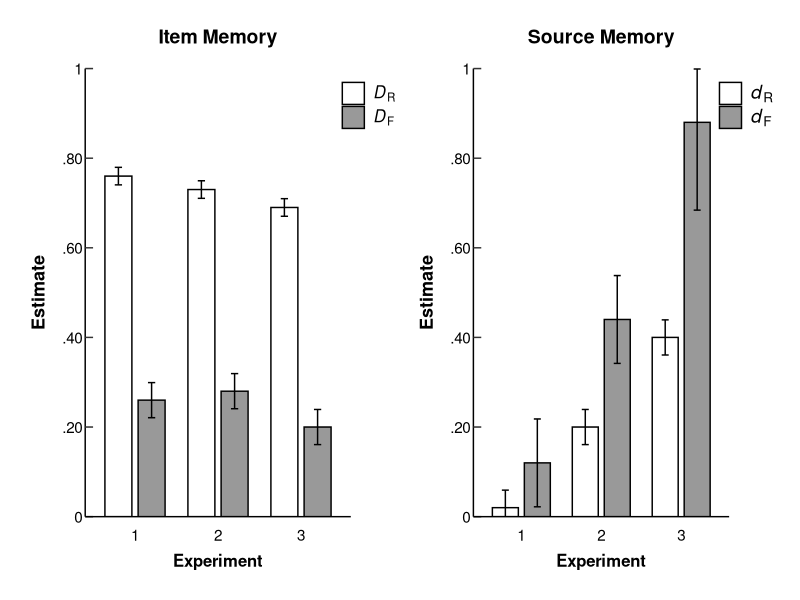
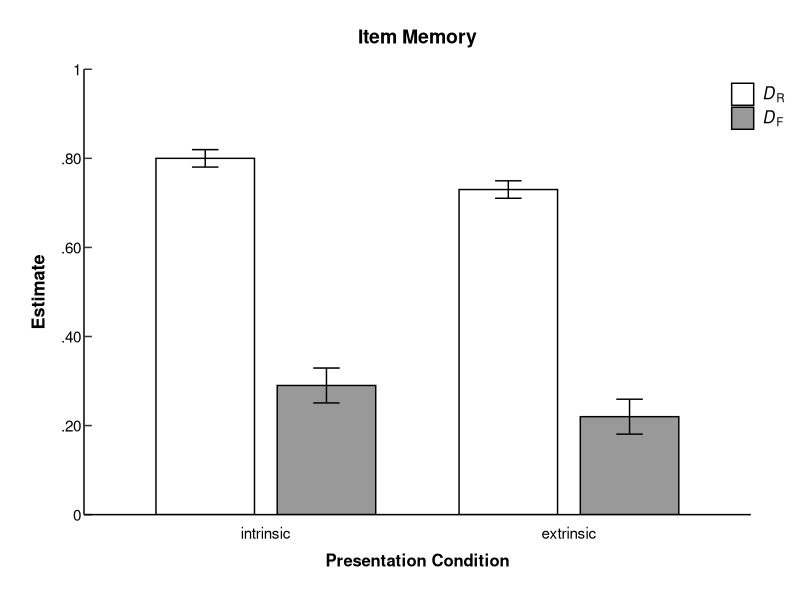

The R script that drew these images, in order:
###
###
###
###       Better Source Memory for Recognized To-Be-Forgotten Items than for
###       Recognized To-Be-Remembered Items
###
###       Visualisation of Parameter Estimates
###
###       written by Vincent Ott
###       
###       a tutorial that was very helpful can be found here:
###       https://www.youtube.com/watch?v=AmeVAVxvSqg
###



### Libraries --------------------------------------------------------------------

library(tidyverse)
library(ggplot2)
library(ggpubr)


### Item memory parameters -------------------------------------------------------

# Estimates, SEs, and CIs are from the multiTree analyses

df_item <- data.frame(
  
  Experiment = c(1, 1, 2, 2, 3, 3),
  Parameter = c("DR", "DF", "DR", "DF", "DR", "DF"),
  
  #             DR   DF
  Estimate = c(.76, .26,  # E1
               .73, .28,  # E2
               .69, .20   # E3
              ),
  
  
  #       DR   DF
  SE = c(.01, .02,  # E1
         .01, .02,  # E2
         .01, .02   # E3
        )

)

df_item <- df_item %>% mutate(
  CI_lower = Estimate - SE * 1.96,
  CI_upper = Estimate + SE * 1.96,
  )

# Reorder factors
df_item$Experiment <- factor(df_item$Experiment, levels = c(1, 2, 3))
df_item$Parameter <- factor(df_item$Parameter, levels = c("DR", "DF"))



### Source memory parameters -----------------------------------------------------

# Estimates, SEs, and CIs are from the multiTree analyses

df_source <- data.frame(
  
  Experiment = c(1, 1, 2, 2, 3, 3),
  Parameter = c("dR", "dF", "dR", "dF", "dR", "dF"),
  
  #             dR   dF
  Estimate = c(.02, .12,  # E1
               .20, .44,  # E2
               .40, .88   # E3
  ),
  
  
  #       dR   dF
  SE = c(.02, .05,  # E1
         .02, .05,  # E2
         .02, .10   # E3
  )
  
)

df_source <- df_source %>% mutate(
  CI_lower = Estimate - SE * 1.96,
  CI_upper = Estimate + SE * 1.96,
  )

# Cap CI at 1.00
df_source[6, "CI_upper"] = 0.999  # instead of 1 so that ggplot
                                  # does not cut off half of
                                  # the horizontal end of
                                  # the error bar

# Reorder factors
df_source$Experiment <- factor(df_source$Experiment, levels = c(1, 2, 3))
df_source$Parameter <- factor(df_source$Parameter, levels = c("dR", "dF"))





### create_plot() ----------------------------------------------------------------

create_plot <- function(
    df, Experiment, Estimate, Parameter, CI_lower, CI_upper
  ) {
  
  ggplot(
    df, aes(x = Experiment, y = Estimate, fill = Parameter)
  ) +
    
  geom_col(
    width = .65,
    position = position_dodge(.8),
    colour = "black",
  ) +
  
  geom_errorbar(
    position = position_dodge(.8),
    width = .175,
    aes(
      ymin = CI_lower,
      ymax = CI_upper
    )
  ) +
    
  coord_cartesian(ylim = c(0, 1)) +
    
  scale_y_continuous(
    breaks = seq(from = 0, to = 1, by = .20),
    labels = c("0", ".20", ".40", ".60", ".80", "1"),
    expand = c(0, 0)  # Remove gap between x bars and x-axis
  ) +
    
  theme(
    
    plot.title = element_text(
      face = "bold", size = 14, hjust = 0.5,
      margin = margin(b = 15)
    ),
    
    # Remove grid
    panel.background = element_blank(),
    panel.grid = element_blank(),
    panel.border = element_blank(),
    
    # Add axes
    axis.line = element_line(color = 'black'),
    
    # Y ticks inwards
    axis.ticks.length.y = unit(-0.20, "cm"),
    
    # Remove x ticks
    axis.ticks.x = element_blank(),
      
    # Labels
    axis.title = element_text(size = 12, color = "black", face = "bold"),
    axis.text.x = element_text(
      size = 11, color = "black",
      margin = margin(t = 6, b = 5)  # distance from axis and axis title
    ),
      
    axis.title.y = element_text(size = 13, margin = margin(r = 9)),  # distance from axis
    axis.text.y = element_text(size = 11, color = "black"),
      
    legend.position = c(1.065, 0.93),
    legend.text = element_text(size = 12),
    legend.spacing.y = unit(0.1, 'cm'),  # note also guides() below
      
  ) + # End theme
    
  guides(
    fill = guide_legend(
      override.aes = list(size = 0.9),
      byrow = TRUE
    )
  )

}  # End create_plot()

### Item and source plots --------------------------------------------------------

item_plot <- create_plot(
  df_item,
  df_item$Experiment,
  df_item$Estimate,
  df_item$Parameter,
  df_item$CI_lower,
  df_item$CI_upper
  ) +
  scale_fill_manual(
    labels = c(
      expression(italic(D)[R]),
      expression(italic(D)[F])
    ),
    values = c("white","grey60")
  ) +
  labs(
    fill = element_blank(),  # Remove legend header
    title = "Item Memory"
  ) +
  theme(  # c(top, right, bottom, left)
    plot.margin = unit(c(0.75, 1.25, 0.75, 0.80), "cm")  # unit(c(0.75, 0.85, 0.75, 0.75), "cm")
  )
# End item_plot

source_plot <- create_plot(
  df_source,
  df_source$Experiment,
  df_source$Estimate,
  df_source$Parameter,
  df_source$CI_lower,
  df_source$CI_upper
  ) +
  scale_fill_manual(
    labels = c(
      expression(italic(d)[R]),
      expression(italic(d)[F])
    ),
    values = c("white","grey60")
  ) +
  labs(
    fill = element_blank(),  # Remove legend header
    title = "Source Memory"
  ) +
  theme(  # # c(top, right, bottom, left)
    plot.margin = unit(c(0.75, 1.80, 0.75, 0.50), "cm"),
    legend.text = element_text(size = 14)
  )
# End source plot



### Combine to one figure --------------------------------------------------------

# item_plot
# source_plot

ggarrange(item_plot, source_plot, nrow = 1, ncol = 2) # +
  # theme(plot.margin = unit(rep(1, 4), "cm"))

# Now simply re-size in plot window of R studio
# and then save.
# Chose width 916, height 473

### Appendix C: -----------------------------------------------------------------

# C: Item memory parameters ----
C_df_item <- data.frame(
  
  Condition = c(rep("intrinsic", 2), rep("extrinsic", 2)),
  Parameter = c("DR", "DF", "DR", "DF"),
  
  #             DR   DF
  Estimate = c(.80, .29,  # in
               .73, .22   # ex
  ),
  
  
  #       DR   DF
  SE = c(.01, .02,  # in
         .01, .02   # ex
  )
  
)

C_df_item <- C_df_item %>% mutate(
  CI_lower = Estimate - SE * 1.96,
  CI_upper = Estimate + SE * 1.96
)

# Reorder factors
C_df_item$Condition <- factor(C_df_item$Condition, levels = c("intrinsic", "extrinsic"))
C_df_item$Parameter <- factor(C_df_item$Parameter, levels = c("DR", "DF"))



# C: Source memory parameters did not differ from collapsed estimates, no plot! ----



# C: Item plot ----

C_item_plot <- create_plot(
  C_df_item,
  C_df_item$Condition,
  C_df_item$Estimate,
  C_df_item$Parameter,
  C_df_item$CI_lower,
  C_df_item$CI_upper
) +
  scale_fill_manual(
    labels = c(
      expression(italic(D)[R]),
      expression(italic(D)[F])
    ),
    values = c("white","grey60")
  ) +
  labs(
    fill = element_blank(),  # Remove legend header
    title = "Item Memory"
  ) +
  theme(  # c(top, right, bottom, left)
    legend.position = c(1.01, 0.93),
    plot.margin = unit(c(0.75, 1.25, 0.75, 0.80), "cm")  # unit(c(0.75, 0.85, 0.75, 0.75), "cm")
  ) +
  labs(x = "Presentation Condition")
# End item_plot


# C: Export item plot ----

C_item_plot


# Now simply re-size in plot window of R studio
# and then save.
# Chose width 916/2 = 458, height 473


